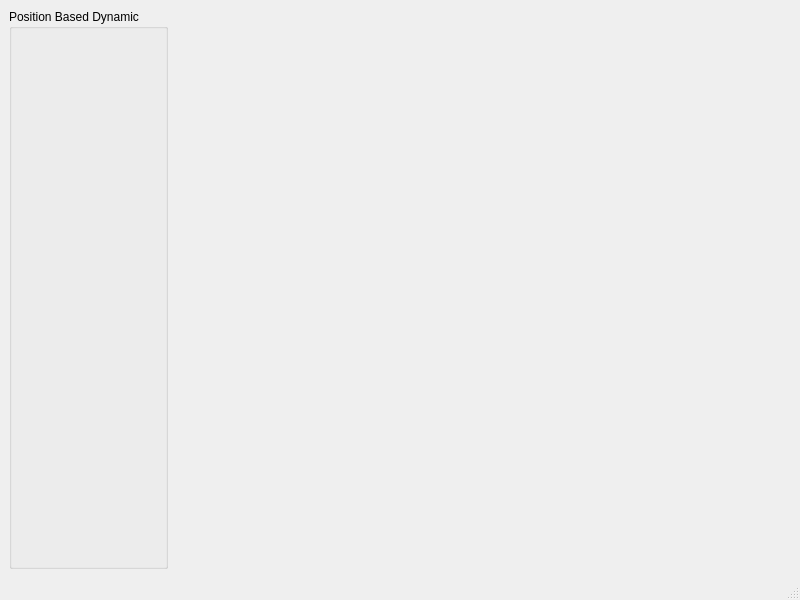
<?xml version="1.0" encoding="UTF-8"?>
<ui version="4.0">
 <class>MainWindow</class>
 <widget class="QMainWindow" name="MainWindow">
  <property name="geometry">
   <rect>
    <x>0</x>
    <y>0</y>
    <width>800</width>
    <height>600</height>
   </rect>
  </property>
  <property name="windowTitle">
   <string>PBDGUI</string>
  </property>
  <widget class="QWidget" name="centralwidget">
   <layout class="QGridLayout" name="mainWindowGridLayout">
    <item row="0" column="0">
     <widget class="QGroupBox" name="groupBox">
      <property name="title">
       <string>Position Based Dynamic</string>
      </property>
     </widget>
    </item>
    <item row="0" column="1">
     <spacer name="horizontalSpacer">
      <property name="orientation">
       <enum>Qt::Horizontal</enum>
      </property>
      <property name="sizeHint" stdset="0">
       <size>
        <width>40</width>
        <height>20</height>
       </size>
      </property>
     </spacer>
    </item>
   </layout>
  </widget>
  <widget class="QMenuBar" name="menubar">
   <property name="geometry">
    <rect>
     <x>0</x>
     <y>0</y>
     <width>800</width>
     <height>24</height>
    </rect>
   </property>
  </widget>
  <widget class="QStatusBar" name="statusbar"/>
 </widget>
 <resources/>
 <connections/>
</ui>
